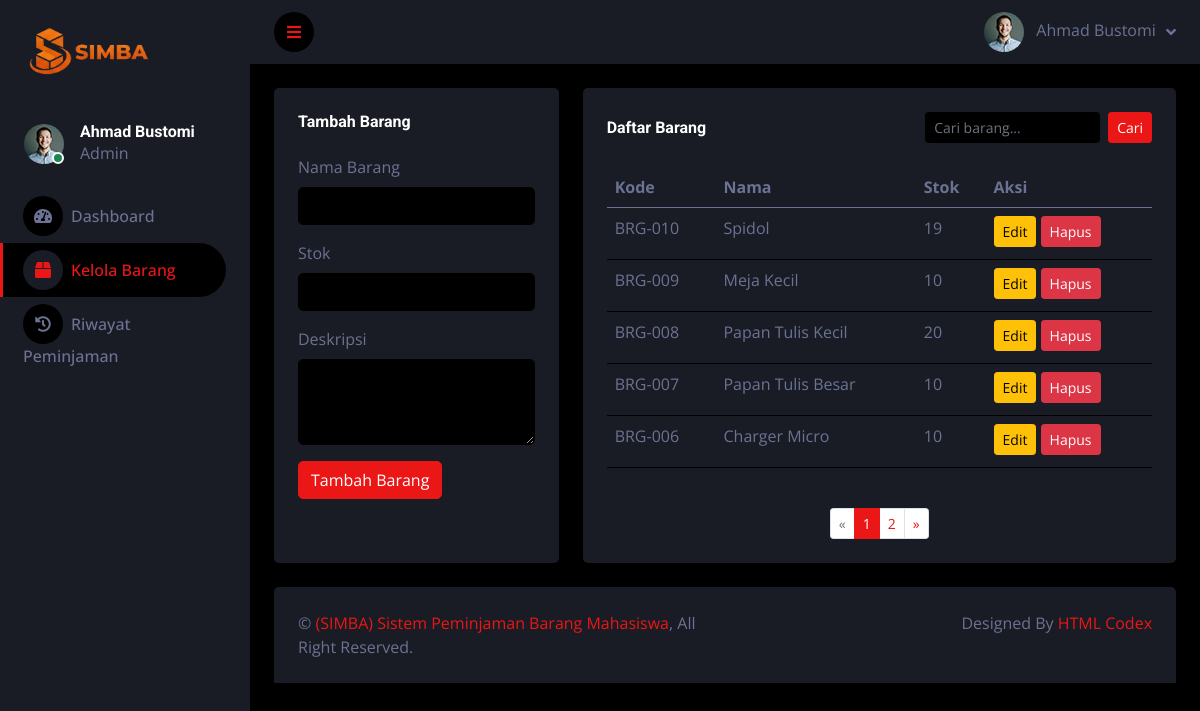
The page /adminbarang.php (signed in) on the database its author committed.
### tables this page shows
CREATE TABLE `barang` (
  `id_barang` int(11) NOT NULL,
  `kode_barang` varchar(20) NOT NULL,
  `nama_barang` varchar(100) NOT NULL,
  `stok` int(11) NOT NULL DEFAULT 0,
  `deskripsi` text DEFAULT NULL,
  `created_at` timestamp NOT NULL DEFAULT current_timestamp()
);

### functions/funcbarang.php (called while the page is built, shortened)
<?php
require_once __DIR__ . '/../konek.php';
function getSemuaBarang($keyword = '', $limit = null, $offset = 0) {
    global $koneksi;
    $where = "";
    $query = "SELECT b.* FROM barang b $where ORDER BY b.created_at DESC";
    if ($limit !== null) {
        $limit = (int)$limit;
        $offset = (int)$offset;
        $query .= " LIMIT $limit OFFSET $offset";
    }
    $result = mysqli_query($koneksi, $query);
    $barang = [];
    while ($row = mysqli_fetch_assoc($result)) {
        $barang[] = $row;
    }
    return $barang;
}
function countSemuaBarang($keyword = '') {
    global $koneksi;
    $where = "";
    $query = "SELECT COUNT(*) as total FROM barang $where";
    $result = mysqli_query($koneksi, $query);
    $row = mysqli_fetch_assoc($result);
    return (int)$row['total'];
}
?>

### adminbarang.php (the view, shortened to what this page needs)
<?php
require_once 'functions/functions.php';
require_once 'functions/funcbarang.php';
$keyword = $_GET['search'] ?? '';
$limit = 5;
$page = (int)($_GET['page'] ?? 1);
$offset = ($page - 1) * $limit;
$total_data = countSemuaBarang($keyword);
$total_pages = ceil($total_data / $limit);
$daftar_barang = getSemuaBarang($keyword, $limit, $offset);
require_once 'header.php';
?>
<div class="container-fluid pt-4 px-4">
    <div class="row g-4">
        <div class="col-sm-12 col-xl-4">
            <div class="bg-secondary rounded h-100 p-4">
                <h6 class="mb-4">Tambah Barang</h6>
                <form method="POST" action="">
                    <div class="mb-3">
                        <label for="nama_barang" class="form-label">Nama Barang</label>
                        <input type="text" class="form-control" id="nama_barang" name="nama_barang" required>
                    </div>
                    <div class="mb-3">
                        <label for="stok" class="form-label">Stok</label>
                        <input type="number" class="form-control" id="stok" name="stok" min="0" required>
                    </div>
                    <div class="mb-3">
                        <label for="deskripsi" class="form-label">Deskripsi</label>
                        <textarea class="form-control" id="deskripsi" name="deskripsi" rows="3"></textarea>
                    </div>
                    <button type="submit" class="btn btn-primary">Tambah Barang</button>
                </form>
            </div>
        </div>
        <div class="col-sm-12 col-xl-8">
            <div class="bg-secondary rounded h-100 p-4">
                <div class="d-flex align-items-center justify-content-between mb-4">
                    <h6 class="mb-0">Daftar Barang</h6>
                    <form method="GET" class="d-flex">
                        <input type="text" name="search" class="form-control form-control-sm me-2" placeholder="Cari barang..." value="<?= htmlspecialchars($keyword) ?>">
                        <button type="submit" class="btn btn-sm btn-primary">Cari</button>
                    </form>
                </div>
                <div class="table-responsive">
                    <table class="table table-hover">
                        <thead>
                            <tr>
                                <th scope="col">Kode</th>
                                <th scope="col">Nama</th>
                                <th scope="col">Stok</th>
                                <th scope="col">Aksi</th>
                            </tr>
                        </thead>
                        <tbody>
                            <?php if (count($daftar_barang) > 0): ?>
                                <?php foreach ($daftar_barang as $barang): ?>
                                    <tr>
                                        <td><?= htmlspecialchars($barang['kode_barang']) ?></td>
                                        <td><?= htmlspecialchars($barang['nama_barang']) ?></td>
                                        <td><?= $barang['stok'] ?></td>
                                        <td>
                                            <button class="btn btn-sm btn-warning mb-1" onclick="editBarang(<?= $barang['id_barang'] ?>, '<?= htmlspecialchars(addslashes($barang['nama_barang'])) ?>', <?= $barang['stok'] ?>, '<?= htmlspecialchars(addslashes($barang['deskripsi'])) ?>')">Edit</button>
                                            <a href="adminbarang.php?delete=<?= $barang['id_barang'] ?>" class="btn btn-sm btn-danger mb-1" onclick="return confirm('Hapus barang ini?')">Hapus</a>
                                        </td>
                                    </tr>
                                <?php endforeach; ?>
                            <?php else: ?>
                                <tr>
                                    <td colspan="5">Belum ada data barang.</td>
                                </tr>
                            <?php endif; ?>
                        </tbody>
                    </table>
                </div>
                <?php if ($total_pages > 1): ?>
                <nav aria-label="Page navigation" class="mt-4">
                    <ul class="pagination pagination-sm justify-content-center mb-0">
                        <li class="page-item <?= $page <= 1 ? 'disabled' : '' ?>">
                            <a class="page-link" href="?page=<?= $page - 1 ?>&search=<?= urlencode($keyword) ?>" aria-label="Previous">
                                <span aria-hidden="true">&laquo;</span>
                            </a>
                        </li>
                        <?php for ($i = 1; $i <= $total_pages; $i++): ?>
                            <li class="page-item <?= $page == $i ? 'active' : '' ?>">
                                <a class="page-link" href="?page=<?= $i ?>&search=<?= urlencode($keyword) ?>"><?= $i ?></a>
                            </li>
                        <?php endfor; ?>
                        <li class="page-item <?= $page >= $total_pages ? 'disabled' : '' ?>">
                            <a class="page-link" href="?page=<?= $page + 1 ?>&search=<?= urlencode($keyword) ?>" aria-label="Next">
                                <span aria-hidden="true">&raquo;</span>
                            </a>
                        </li>
                    </ul>
                </nav>
                <?php endif; ?>
            </div>
        </div>
    </div>
</div>
<?php
require_once 'footer.php';
?>

### rows shown on the page
barang: kode_barang "BRG-010", nama_barang "Spidol", stok "19"
barang: kode_barang "BRG-009", nama_barang "Meja Kecil", stok "10"
barang: kode_barang "BRG-008", nama_barang "Papan Tulis Kecil", stok "20"
barang: kode_barang "BRG-007", nama_barang "Papan Tulis Besar", stok "10"
barang: kode_barang "BRG-006", nama_barang "Charger Micro", stok "10"

### other values the page prints
$_SESSION['admin_nama'] "Ahmad Bustomi"
